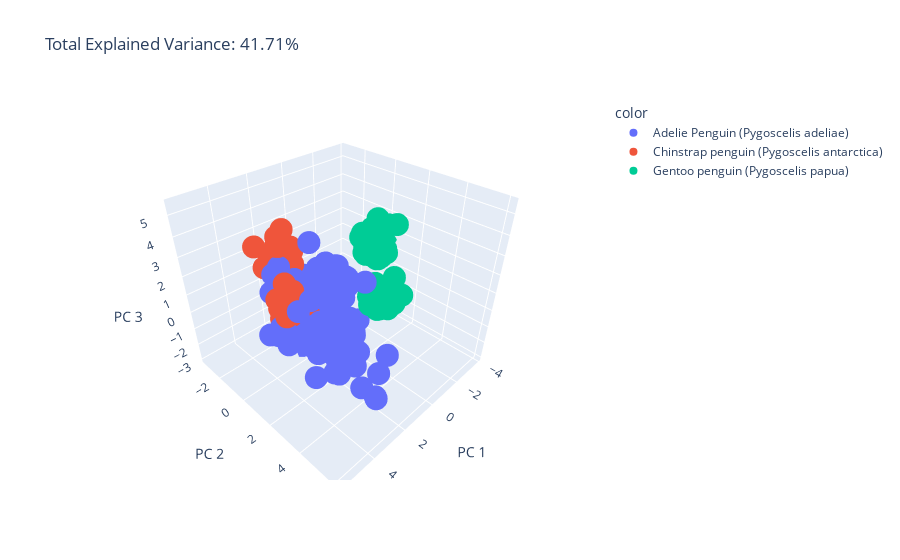

Source (notebook cell):
### Markdown cell above
Plot of two components colored for species shows good seperation between chinstrap and gentoo species with less distinction for adelie. Total exaplained variance for these two dimension is approximatly 31%.

### Code cell
pca = PCA(n_components=3)
components = pca.fit_transform(normalized_bumb_df)

total_var = pca.explained_variance_ratio_.sum() * 100

fig = px.scatter_3d(
    components, x=0, y=1, z=2, color=df['Species'],
    title=f'Total Explained Variance: {total_var:.2f}%',
    labels={'0': 'PC 1', '1': 'PC 2', '2': 'PC 3'}
)
fig.show()
